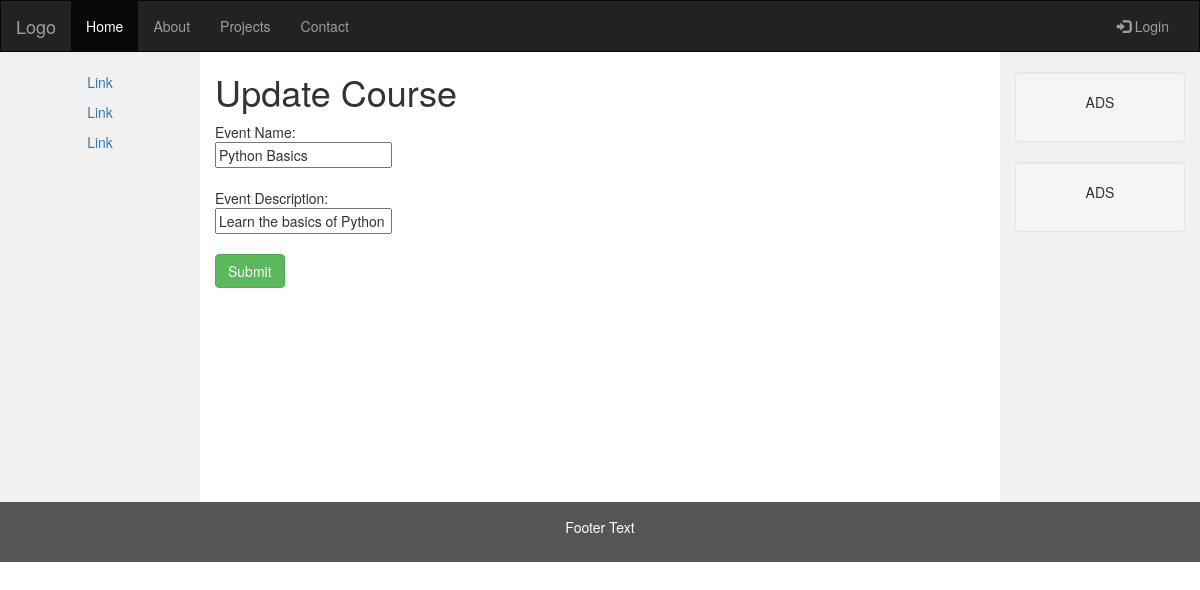
The page /courses/update/2 on the database its author committed.
### students/models.py (models this page shows)
class EventsTb(models.Model):
  EventName = models.CharField(max_length=255)
  EventDesc = models.CharField(max_length=500)

### students/views.py (the view)
# urls.py: path('update/<int:id>', views.update, name='update'),
def update(request, id):
  mycourse = EventsTb.objects.get(id=id)
  template = loader.get_template('update.html')
  context = {
    'mycourse': mycourse,
  }
  return HttpResponse(template.render(context, request))

### students/templates/update.html (shortened to what this page needs)
<!DOCTYPE html>
<html lang="en">
<head>
    <link rel="stylesheet" href="https://maxcdn.bootstrapcdn.com/bootstrap/3.4.1/css/bootstrap.min.css">
</head>
<body>
    <nav class="navbar navbar-inverse">
        <div class="container-fluid">
            <div class="navbar-header">
                <a class="navbar-brand" href="#">Logo</a>
            </div>
            <div class="collapse navbar-collapse" id="myNavbar">
                <ul class="nav navbar-nav">
                    <li class="active"><a href="#">Home</a></li>
                    <li><a href="#">About</a></li>
                    <li><a href="#">Projects</a></li>
                    <li><a href="#">Contact</a></li>
                </ul>
                <ul class="nav navbar-nav navbar-right">
                    <li><a href="#"><span class="glyphicon glyphicon-log-in"></span> Login</a></li>
                </ul>
            </div>
        </div>
    </nav>
    <div class="container-fluid text-center">
        <div class="row content">
            <div class="col-sm-2 sidenav">
                <p><a href="#">Link</a></p>
                <p><a href="#">Link</a></p>
                <p><a href="#">Link</a></p>
            </div>
            <div class="col-sm-8 text-left">
                <h1>Update Course</h1>
                <form action="updatecourse/{{ mycourse.id }}" method="post">
                Event Name:<br>
                <input name="txtEventName" value="{{ mycourse.EventName }}">
                <br><br>
                Event Description:<br>
                <input name="txtEventDesc" value="{{ mycourse.EventDesc }}">
                <br><br>
                <input type="submit" class="btn btn-success" value="Submit">
                </form>
            </div>
            <div class="col-sm-2 sidenav">
                <div class="well">
                    <p>ADS</p>
                </div>
                <div class="well">
                    <p>ADS</p>
                </div>
            </div>
        </div>
    </div>
    <footer class="container-fluid text-center">
        <p>Footer Text</p>
    </footer>
</body>
</html>

### students/templates/update.html (style rules this page uses)
.navbar { margin-bottom: 0; border-radius: 0; }
.row.content { height: 450px }
.sidenav { padding-top: 20px; background-color: #f1f1f1; height: 100%; }
footer { background-color: #555; color: white; padding: 15px; }

### rows shown on the page
EventsTb: txtEventName "Python Basics", txtEventDesc "Learn the basics of Python"
